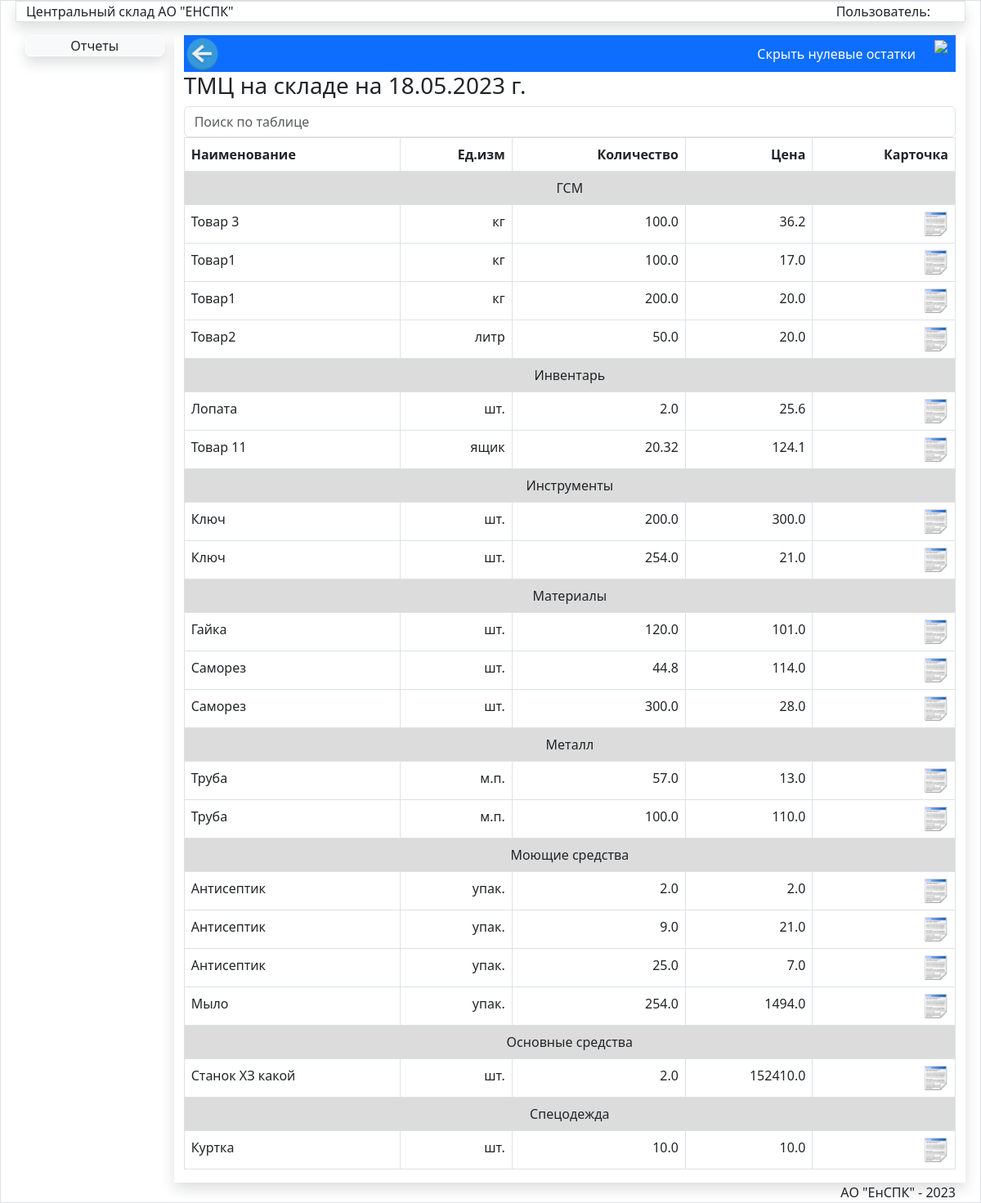
The app's page /ReportOst/ with its own data.
### store/models.py (models this page shows, shortened)
class Category(models.Model):
    title = models.CharField(max_length=100, verbose_name='Наименование категории',unique=True)
    class Meta:
        verbose_name='Категория'
        verbose_name_plural='Категории'
        ordering=['title',]

### store/views.py (the view)
# urls.py: path('ReportOst/',ReportOst,name='ReportOst'), # Меню отчетов
def ReportOst(request):
    category=Category.objects.exclude(nom__isnull=True)
    uniqset = JurnalDoc.objects\
        .values('title', 'title__title', 'price', 'title__izm__title',
                'title__category__title','title__category')\
        .annotate(count=Sum('kol')).order_by('title', 'price')
    return render(request,'store/Print/ReportOst.html',{'ost':uniqset,'category':category,'title':'Наличие ТМЦ на складе',})

### store/templates/store/Print/ReportOst.html (shortened to what this page needs)
{% extends 'store/menu.html' %}
{% load static %}
{% block DataArea %}
{% load store %}
 <div class="bg-primary  " style="position:relative;height:45px;">
     <div style="position:relative; float:left;"><img src="../static/images/back.png" width="45px" onclick="history.back();" class="d-print-none"></div>
     <div style="position:relative; float:right;"><a href="#" class="d-print-none"><img src="../static/images/print.png" style="width:40px;margin-right:10px;margin-left:10px" id="print-button" ></a>
 <div style="position:relative; float:left;" class="d-print-none"><button class="btn btn-primary mt-1 " id="toggle-btn">Скрыть нулевые остатки</button></div>
     </div>
 </div>
<h3> ТМЦ на складе на {% now "d.m.Y" %} г.</h3>
<div class="form-group ">
    <input type="text" class="form-control pull-right d-print-none " id="search" placeholder="Поиск по таблице">
</div>
<table class="table table-bordered" id="mytable">
     <thead>
     <th>Наименование</th>
     <th class="text-end">Ед.изм</th>
     <th class="text-end">Количество</th>
     <th class="text-end">Цена</th>
     <th class="text-end d-print-none">Карточка</th>
     </thead>
    <tbody>
{% for cat in category %}
<tr>
    <td colspan="5" class="text-center " style="background-color:Gainsboro;" >{{cat.title}}</td>
    {% for item in ost %}
    {% if item.title__category == cat.pk %}
<tr>
    {% if item.count == 0 %}
      <td class="text-danger">{{item.title__title}}</td>
       <td class="text-end text-danger">{{item.title__izm__title}}</td>
        <td class="text-end text-danger">{{item.count}}</td>
    <td class="text-end text-danger">{{item.price}}</td>
    <td class="text-end d-print-none"><a href="{% url 'Kartochka' item.title item.price%}"><img src="../static/images/report3.png" width="30"></a> </td>
    {% else %}
      <td>{{item.title__title}}</td>
       <td class="text-end">{{item.title__izm__title}}</td>
     <td class="text-end">{{item.price}}</td>
     <td class="text-end">{{item.count}}</td>
    <td class="text-end d-print-none"><a href="{% url 'Kartochka' item.title item.price%}"><img src="../static/images/report3.png" width="30"></a> </td>
    {% endif %}
</tr>
    {% endif %}
</tr>
{% endfor %}
{% endfor %}
    </tbody>
</table>
{% endblock DataArea %}

### store/static/css/my.css (style rules this page uses)
a { text-decoration:none; }

### records on screen
Category: title "ГСМ", title__title "Товар 3" "Товар1" "Товар1" "Товар2", title__izm__title "кг" "кг" "кг" "литр", price "100.0" "100.0" "200.0" "50.0", count "36.2" "17.0" "20.0" "20.0"
Category: title "Инвентарь", title__title "Лопата" "Товар 11", title__izm__title "шт." "ящик", price "2.0" "20.32", count "25.6" "124.1"
Category: title "Инструменты", title__title "Ключ" "Ключ", title__izm__title "шт." "шт.", price "200.0" "254.0", count "300.0" "21.0"
Category: title "Материалы", title__title "Гайка" "Саморез" "Саморез", title__izm__title "шт." "шт." "шт.", price "120.0" "44.8" "300.0", count "101.0" "114.0" "28.0"
Category: title "Металл", title__title "Труба" "Труба", title__izm__title "м.п." "м.п.", price "57.0" "100.0", count "13.0" "110.0"
Category: title "Моющие средства", title__title "Антисептик" "Антисептик" "Антисептик" "Мыло", title__izm__title "упак." "упак." "упак." "упак.", price "2.0" "9.0" "25.0" "254.0", count "2.0" "21.0" "7.0" "1494.0"
Category: title "Основные средства", title__title "Станок ХЗ какой", title__izm__title "шт.", price "2.0", count "152410.0"
Category: title "Спецодежда", title__title "Куртка", title__izm__title "шт.", price "10.0", count "10.0"
